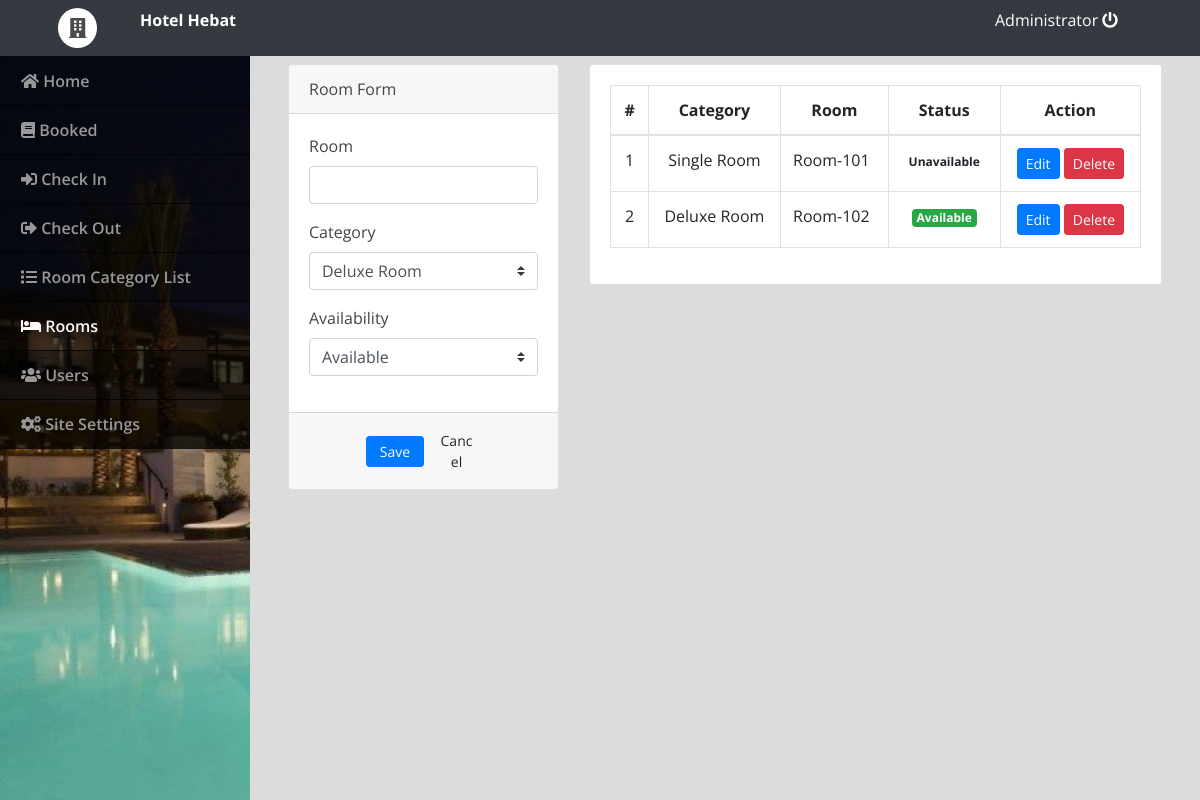
The page /admin/index.php?page=rooms (signed in) on the database its author committed.
### tables this page shows
CREATE TABLE `rooms` (
  `id` int(30) NOT NULL,
  `room` varchar(30) NOT NULL,
  `category_id` int(30) NOT NULL,
  `status` tinyint(1) NOT NULL DEFAULT 0 COMMENT '0 = Available , 1= Unvailables'
);

### admin/rooms.php (the view, shortened to what this page needs)
<?php include('db_connect.php');?>
<div class="container-fluid">
	<div class="col-lg-12">
		<div class="row">
			<div class="col-md-4">
			<form action="" id="manage-room">
				<div class="card">
					<div class="card-header">
						    Room Form
				  	</div>
					<div class="card-body">
							<div class="form-group">
								<label class="control-label">Room</label>
								<input type="text" class="form-control" name="room">
							</div>
							<div class="form-group">
								<label class="control-label">Category</label>
								<select class="custom-select browser-default" name="category_id">
									<?php
									$cat = $conn->query("SELECT * FROM room_categories order by name asc ");
									while($row= $cat->fetch_assoc()) {
										$cat_name[$row['id']] = $row['name'];
										?>
										<option value="<?php echo $row['id'] ?>"><?php echo $row['name'] ?></option>
									<?php
									}
									?>
								</select>
							</div>
							<div class="form-group">
								<label for="" class="control-label">Availability</label>
								<select class="custom-select browser-default" name="status">
									<option value="0">Available</option>
								</select>
							</div>
					</div>
					<div class="card-footer">
						<div class="row">
							<div class="col-md-12">
								<button class="btn btn-sm btn-primary col-sm-3 offset-md-3"> Save</button>
								<button class="btn btn-sm btn-default col-sm-3" type="button" onclick="$('#manage-room').get(0).reset()"> Cancel</button>
							</div>
						</div>
					</div>
				</div>
			</form>
			</div>
			<div class="col-md-8">
				<div class="card">
					<div class="card-body">
						<table class="table table-bordered table-hover">
							<thead>
								<tr>
									<th class="text-center">#</th>
									<th class="text-center">Category</th>
									<th class="text-center">Room</th>
									<th class="text-center">Status</th>
									<th class="text-center">Action</th>
								</tr>
							</thead>
							<tbody>
								<?php
								$i = 1;
								$rooms = $conn->query("SELECT * FROM rooms order by id asc");
								while($row=$rooms->fetch_assoc()):
								?>
								<tr>
									<td class="text-center"><?php echo $i++ ?></td>
									<td class="text-center"><?php echo $cat_name[$row['category_id']] ?></td>
									<td class=""><?php echo $row['room'] ?></td>
									<?php if($row['status'] == 0): ?>
										<td class="text-center"><span class="badge badge-success">Available</span></td>
									<?php else: ?>
										<td class="text-center"><span class="badge badge-default">Unavailable</span></td>
									<?php endif; ?>
									<td class="text-center">
										<button class="btn btn-sm btn-primary edit_cat" type="button" data-id="<?php echo $row['id'] ?>" data-room="<?php echo $row['room'] ?>" data-category_id="<?php echo $row['category_id'] ?>" data-status="<?php echo $row['status'] ?>">Edit</button>
										<button class="btn btn-sm btn-danger delete_cat" type="button" data-id="<?php echo $row['id'] ?>">Delete</button>
									</td>
								</tr>
								<?php endwhile; ?>
							</tbody>
						</table>
					</div>
				</div>
			</div>
		</div>
	</div>
</div>

### admin/assets/css/style.css (style rules this page uses)
body { font-family: "Open Sans", sans-serif; color: #444444; width: 100%; height: calc(100%); }

### admin/index.php (style rules this page uses)
body { background: #80808045; }

### rows shown on the page
rooms: category "Single Room", room "Room-101", status "Unavailable"
rooms: category "Deluxe Room", room "Room-102", status "Available"

### other values the page prints
$_SESSION['setting_hotel_name'] "Hotel Hebat"
$_SESSION['login_name'] "Administrator"
form field category_id "Deluxe Room"
